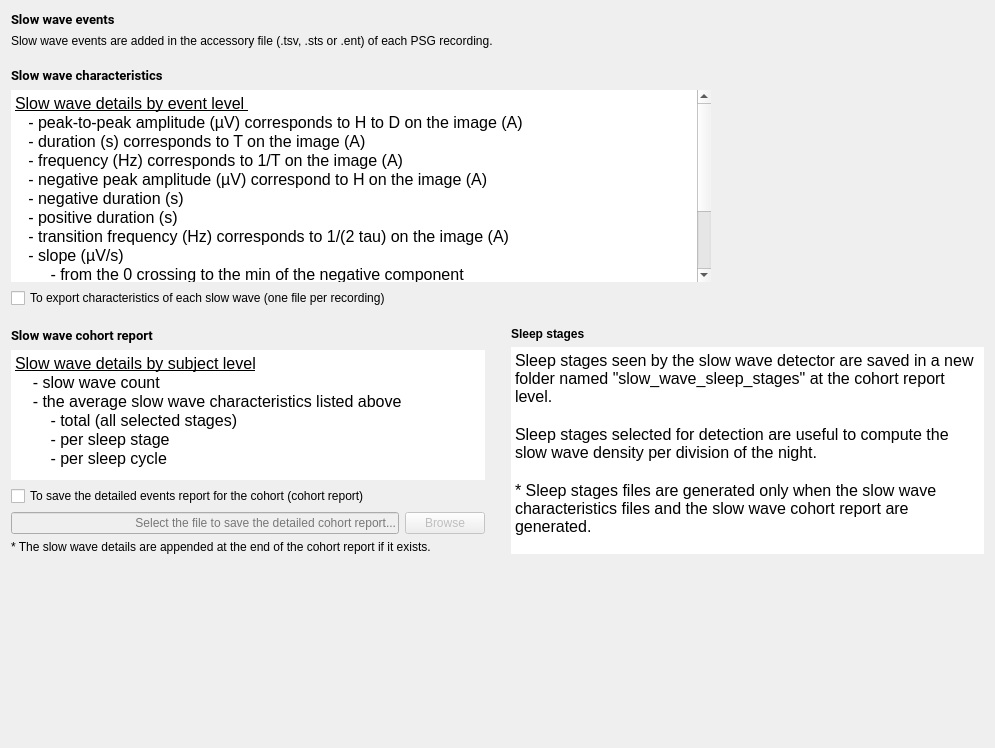
<?xml version="1.0" encoding="UTF-8"?>
<ui version="4.0">
 <class>SSWDSaveFiles</class>
 <widget class="QWidget" name="SSWDSaveFiles">
  <property name="geometry">
   <rect>
    <x>0</x>
    <y>0</y>
    <width>995</width>
    <height>748</height>
   </rect>
  </property>
  <property name="minimumSize">
   <size>
    <width>0</width>
    <height>0</height>
   </size>
  </property>
  <property name="windowTitle">
   <string/>
  </property>
  <property name="styleSheet">
   <string notr="true">font: 12pt &quot;Roboto&quot;;</string>
  </property>
  <layout class="QVBoxLayout" name="verticalLayout_4">
   <item>
    <widget class="QLabel" name="label_title">
     <property name="font">
      <font>
       <family>Roboto</family>
       <pointsize>10</pointsize>
       <weight>50</weight>
       <italic>false</italic>
       <bold>false</bold>
      </font>
     </property>
     <property name="text">
      <string>&lt;html&gt;&lt;head/&gt;&lt;body&gt;&lt;p&gt;&lt;span style=&quot; font-weight:600;&quot;&gt;Slow wave events&lt;/span&gt;&lt;/p&gt;&lt;/body&gt;&lt;/html&gt;</string>
     </property>
    </widget>
   </item>
   <item>
    <widget class="QLabel" name="label_3">
     <property name="text">
      <string>Slow wave events are added in the accessory file (.tsv, .sts or .ent) of each PSG recording.</string>
     </property>
    </widget>
   </item>
   <item>
    <spacer name="verticalSpacer_3">
     <property name="orientation">
      <enum>Qt::Vertical</enum>
     </property>
     <property name="sizeType">
      <enum>QSizePolicy::Fixed</enum>
     </property>
     <property name="sizeHint" stdset="0">
      <size>
       <width>20</width>
       <height>13</height>
      </size>
     </property>
    </spacer>
   </item>
   <item>
    <widget class="QLabel" name="label_title_2">
     <property name="font">
      <font>
       <family>Roboto</family>
       <pointsize>10</pointsize>
       <weight>50</weight>
       <italic>false</italic>
       <bold>false</bold>
      </font>
     </property>
     <property name="text">
      <string>&lt;html&gt;&lt;head/&gt;&lt;body&gt;&lt;p&gt;&lt;span style=&quot; font-weight:600;&quot;&gt;Slow wave characteristics&lt;/span&gt;&lt;/p&gt;&lt;/body&gt;&lt;/html&gt;</string>
     </property>
    </widget>
   </item>
   <item>
    <layout class="QHBoxLayout" name="horizontalLayout_2">
     <item>
      <layout class="QVBoxLayout" name="verticalLayout">
       <item>
        <widget class="QTextEdit" name="textEdit">
         <property name="maximumSize">
          <size>
           <width>700</width>
           <height>16777215</height>
          </size>
         </property>
         <property name="frameShape">
          <enum>QFrame::HLine</enum>
         </property>
         <property name="frameShadow">
          <enum>QFrame::Plain</enum>
         </property>
         <property name="lineWidth">
          <number>0</number>
         </property>
         <property name="readOnly">
          <bool>true</bool>
         </property>
         <property name="html">
          <string>&lt;!DOCTYPE HTML PUBLIC &quot;-//W3C//DTD HTML 4.0//EN&quot; &quot;http://www.w3.org/TR/REC-html40/strict.dtd&quot;&gt;
&lt;html&gt;&lt;head&gt;&lt;meta name=&quot;qrichtext&quot; content=&quot;1&quot; /&gt;&lt;style type=&quot;text/css&quot;&gt;
p, li { white-space: pre-wrap; }
&lt;/style&gt;&lt;/head&gt;&lt;body style=&quot; font-family:'Roboto'; font-size:12pt; font-weight:400; font-style:normal;&quot;&gt;
&lt;p style=&quot; margin-top:0px; margin-bottom:0px; margin-left:0px; margin-right:0px; -qt-block-indent:0; text-indent:0px;&quot;&gt;&lt;span style=&quot; font-family:'Ubuntu'; text-decoration: underline;&quot;&gt;Slow wave details by event level &lt;/span&gt;&lt;/p&gt;
&lt;p style=&quot; margin-top:0px; margin-bottom:0px; margin-left:0px; margin-right:0px; -qt-block-indent:0; text-indent:0px;&quot;&gt;&lt;span style=&quot; font-family:'Ubuntu';&quot;&gt;   - &lt;/span&gt;&lt;span style=&quot; font-family:'Droid Sans Mono','monospace','monospace'; color:#000000;&quot;&gt;peak-to-peak amplitude (µV) corresponds to H to D on the image (A)&lt;/span&gt;&lt;/p&gt;
&lt;p style=&quot; margin-top:0px; margin-bottom:0px; margin-left:0px; margin-right:0px; -qt-block-indent:0; text-indent:0px;&quot;&gt;&lt;span style=&quot; font-family:'Ubuntu';&quot;&gt;   - duration (s) corresponds to T &lt;/span&gt;&lt;span style=&quot; font-family:'Droid Sans Mono','monospace','monospace'; color:#000000;&quot;&gt;on the image (A)&lt;/span&gt;&lt;/p&gt;
&lt;p style=&quot; margin-top:0px; margin-bottom:0px; margin-left:0px; margin-right:0px; -qt-block-indent:0; text-indent:0px;&quot;&gt;&lt;span style=&quot; font-family:'Ubuntu';&quot;&gt;   - frequency (Hz) corresponds to 1/T &lt;/span&gt;&lt;span style=&quot; font-family:'Droid Sans Mono','monospace','monospace'; color:#000000;&quot;&gt;on the image (A)&lt;/span&gt;&lt;/p&gt;
&lt;p style=&quot; margin-top:0px; margin-bottom:0px; margin-left:0px; margin-right:0px; -qt-block-indent:0; text-indent:0px;&quot;&gt;&lt;span style=&quot; font-family:'Ubuntu';&quot;&gt;   - &lt;/span&gt;&lt;span style=&quot; font-family:'Arial','sans-serif'; color:#000000; background-color:transparent;&quot;&gt;negative peak amplitude &lt;/span&gt;&lt;span style=&quot; font-family:'Droid Sans Mono','monospace','monospace'; color:#000000;&quot;&gt;(µV) correspond to H on the image (A)&lt;/span&gt;&lt;/p&gt;
&lt;p style=&quot; margin-top:0px; margin-bottom:0px; margin-left:0px; margin-right:0px; -qt-block-indent:0; text-indent:0px;&quot;&gt;&lt;span style=&quot; font-family:'Droid Sans Mono','monospace','monospace'; color:#000000;&quot;&gt;   - &lt;/span&gt;&lt;a name=&quot;docs-internal-guid-7597fb9e-7fff-dd5c-4478-b33f09691339&quot;&gt;&lt;/a&gt;&lt;span style=&quot; font-family:'Arial','sans-serif'; color:#000000; background-color:transparent;&quot;&gt;n&lt;/span&gt;&lt;span style=&quot; font-family:'Arial','sans-serif'; color:#000000; background-color:transparent;&quot;&gt;egative duration (s) &lt;/span&gt;&lt;/p&gt;
&lt;p style=&quot; margin-top:0px; margin-bottom:0px; margin-left:0px; margin-right:0px; -qt-block-indent:0; text-indent:0px;&quot;&gt;&lt;span style=&quot; font-family:'Arial','sans-serif'; color:#000000; background-color:transparent;&quot;&gt;   - &lt;/span&gt;&lt;a name=&quot;docs-internal-guid-f6ea236d-7fff-1fb4-6202-3e00854b0b90&quot;&gt;&lt;/a&gt;&lt;span style=&quot; font-family:'Arial','sans-serif'; color:#000000; background-color:transparent;&quot;&gt;p&lt;/span&gt;&lt;span style=&quot; font-family:'Arial','sans-serif'; color:#000000; background-color:transparent;&quot;&gt;ositive duration (s)&lt;/span&gt;&lt;/p&gt;
&lt;p style=&quot; margin-top:0px; margin-bottom:0px; margin-left:0px; margin-right:0px; -qt-block-indent:0; text-indent:0px;&quot;&gt;&lt;span style=&quot; font-family:'Droid Sans Mono','monospace','monospace'; color:#000000;&quot;&gt;   - transition frequency (Hz) corresponds to 1/(2 tau) on the image (A)&lt;/span&gt;&lt;/p&gt;
&lt;p style=&quot; margin-top:0px; margin-bottom:0px; margin-left:0px; margin-right:0px; -qt-block-indent:0; text-indent:0px;&quot;&gt;&lt;span style=&quot; font-family:'Droid Sans Mono','monospace','monospace'; color:#000000;&quot;&gt;   - slope (µV/s)&lt;/span&gt;&lt;/p&gt;
&lt;p style=&quot; margin-top:0px; margin-bottom:0px; margin-left:0px; margin-right:0px; -qt-block-indent:0; text-indent:0px;&quot;&gt;&lt;span style=&quot; font-family:'Droid Sans Mono','monospace','monospace'; color:#000000;&quot;&gt;        - from the 0 crossing to the min of the negative component&lt;/span&gt;&lt;/p&gt;
&lt;p style=&quot; margin-top:0px; margin-bottom:0px; margin-left:0px; margin-right:0px; -qt-block-indent:0; text-indent:0px;&quot;&gt;&lt;span style=&quot; font-family:'Droid Sans Mono','monospace','monospace'; color:#000000;&quot;&gt;        - from the min of the negative component to the max of the positive component&lt;/span&gt;&lt;/p&gt;
&lt;p style=&quot; margin-top:0px; margin-bottom:0px; margin-left:0px; margin-right:0px; -qt-block-indent:0; text-indent:0px;&quot;&gt;&lt;span style=&quot; font-family:'Droid Sans Mono','monospace','monospace'; color:#000000;&quot;&gt;        - from the max of the positive to the 0 crossing&lt;/span&gt;&lt;/p&gt;
&lt;p style=&quot;-qt-paragraph-type:empty; margin-top:0px; margin-bottom:0px; margin-left:0px; margin-right:0px; -qt-block-indent:0; text-indent:0px; font-family:'Droid Sans Mono','monospace','monospace'; color:#000000;&quot;&gt;&lt;br /&gt;&lt;/p&gt;
&lt;p style=&quot; margin-top:0px; margin-bottom:0px; margin-left:0px; margin-right:0px; -qt-block-indent:0; text-indent:0px;&quot;&gt;&lt;span style=&quot; font-family:'Droid Sans Mono','monospace','monospace'; color:#000000;&quot;&gt;*Files are saved in a new folder named &amp;quot;slow_waves_characteristics&amp;quot; at the cohort report level.&lt;/span&gt;&lt;/p&gt;
&lt;p style=&quot; margin-top:0px; margin-bottom:0px; margin-left:0px; margin-right:0px; -qt-block-indent:0; text-indent:0px;&quot;&gt;&lt;span style=&quot; font-family:'Droid Sans Mono','monospace','monospace'; color:#000000;&quot;&gt;*Without the cohort report : each file is saved in the same folder as the PSG file.&lt;/span&gt;&lt;/p&gt;&lt;/body&gt;&lt;/html&gt;</string>
         </property>
        </widget>
       </item>
       <item>
        <widget class="QCheckBox" name="checkBox_export_sw">
         <property name="text">
          <string>To export characteristics of each slow wave (one file per recording)</string>
         </property>
        </widget>
       </item>
      </layout>
     </item>
     <item>
      <widget class="QLabel" name="image">
       <property name="lineWidth">
        <number>0</number>
       </property>
       <property name="text">
        <string/>
       </property>
       <property name="pixmap">
        <pixmap resource="criteria.qrc">:/criteria/phase_slow_wave_small.jpg</pixmap>
       </property>
       <property name="alignment">
        <set>Qt::AlignCenter</set>
       </property>
      </widget>
     </item>
    </layout>
   </item>
   <item>
    <spacer name="verticalSpacer_2">
     <property name="orientation">
      <enum>Qt::Vertical</enum>
     </property>
     <property name="sizeType">
      <enum>QSizePolicy::Fixed</enum>
     </property>
     <property name="sizeHint" stdset="0">
      <size>
       <width>20</width>
       <height>13</height>
      </size>
     </property>
    </spacer>
   </item>
   <item>
    <layout class="QHBoxLayout" name="horizontalLayout_4">
     <item>
      <layout class="QVBoxLayout" name="verticalLayout_2">
       <item>
        <widget class="QLabel" name="label">
         <property name="font">
          <font>
           <family>Roboto</family>
           <pointsize>10</pointsize>
           <weight>50</weight>
           <italic>false</italic>
           <bold>false</bold>
          </font>
         </property>
         <property name="text">
          <string>&lt;html&gt;&lt;head/&gt;&lt;body&gt;&lt;p&gt;&lt;span style=&quot; font-weight:600;&quot;&gt;Slow wave cohort report&lt;/span&gt;&lt;/p&gt;&lt;/body&gt;&lt;/html&gt;</string>
         </property>
        </widget>
       </item>
       <item>
        <widget class="QTextEdit" name="textEdit_2">
         <property name="maximumSize">
          <size>
           <width>16777215</width>
           <height>130</height>
          </size>
         </property>
         <property name="frameShape">
          <enum>QFrame::HLine</enum>
         </property>
         <property name="frameShadow">
          <enum>QFrame::Plain</enum>
         </property>
         <property name="lineWidth">
          <number>0</number>
         </property>
         <property name="readOnly">
          <bool>true</bool>
         </property>
         <property name="html">
          <string>&lt;!DOCTYPE HTML PUBLIC &quot;-//W3C//DTD HTML 4.0//EN&quot; &quot;http://www.w3.org/TR/REC-html40/strict.dtd&quot;&gt;
&lt;html&gt;&lt;head&gt;&lt;meta name=&quot;qrichtext&quot; content=&quot;1&quot; /&gt;&lt;style type=&quot;text/css&quot;&gt;
p, li { white-space: pre-wrap; }
&lt;/style&gt;&lt;/head&gt;&lt;body style=&quot; font-family:'Roboto'; font-size:12pt; font-weight:400; font-style:normal;&quot;&gt;
&lt;p style=&quot; margin-top:0px; margin-bottom:0px; margin-left:0px; margin-right:0px; -qt-block-indent:0; text-indent:0px;&quot;&gt;&lt;span style=&quot; font-family:'Ubuntu'; text-decoration: underline;&quot;&gt;Slow wave details by subject level&lt;/span&gt;&lt;/p&gt;
&lt;p style=&quot; margin-top:0px; margin-bottom:0px; margin-left:0px; margin-right:0px; -qt-block-indent:0; text-indent:0px;&quot;&gt;&lt;span style=&quot; font-family:'Ubuntu';&quot;&gt;    - slow wave count&lt;/span&gt;&lt;/p&gt;
&lt;p style=&quot; margin-top:0px; margin-bottom:0px; margin-left:0px; margin-right:0px; -qt-block-indent:0; text-indent:0px;&quot;&gt;&lt;span style=&quot; font-family:'Ubuntu';&quot;&gt;    - the average slow wave characteristics listed above&lt;/span&gt;&lt;/p&gt;
&lt;p style=&quot; margin-top:0px; margin-bottom:0px; margin-left:0px; margin-right:0px; -qt-block-indent:0; text-indent:0px;&quot;&gt;&lt;span style=&quot; font-family:'Ubuntu';&quot;&gt;        - total (all selected stages)&lt;/span&gt;&lt;/p&gt;
&lt;p style=&quot; margin-top:0px; margin-bottom:0px; margin-left:0px; margin-right:0px; -qt-block-indent:0; text-indent:0px;&quot;&gt;&lt;span style=&quot; font-family:'Ubuntu';&quot;&gt;        - per sleep stage&lt;/span&gt;&lt;/p&gt;
&lt;p style=&quot; margin-top:0px; margin-bottom:0px; margin-left:0px; margin-right:0px; -qt-block-indent:0; text-indent:0px;&quot;&gt;&lt;span style=&quot; font-family:'Ubuntu';&quot;&gt;        - per sleep cycle&lt;/span&gt;&lt;/p&gt;&lt;/body&gt;&lt;/html&gt;</string>
         </property>
        </widget>
       </item>
       <item>
        <layout class="QHBoxLayout" name="horizontalLayout_3">
         <item>
          <widget class="QCheckBox" name="checkBox_save_cohort">
           <property name="sizePolicy">
            <sizepolicy hsizetype="Expanding" vsizetype="Fixed">
             <horstretch>0</horstretch>
             <verstretch>0</verstretch>
            </sizepolicy>
           </property>
           <property name="maximumSize">
            <size>
             <width>16777215</width>
             <height>16777215</height>
            </size>
           </property>
           <property name="text">
            <string>To save the detailed events report for the cohort (cohort report)</string>
           </property>
          </widget>
         </item>
        </layout>
       </item>
       <item>
        <layout class="QHBoxLayout" name="horizontalLayout">
         <item>
          <widget class="QLineEdit" name="lineEdit_cohort_report">
           <property name="enabled">
            <bool>false</bool>
           </property>
           <property name="maximumSize">
            <size>
             <width>16777215</width>
             <height>16777215</height>
            </size>
           </property>
           <property name="alignment">
            <set>Qt::AlignRight|Qt::AlignTrailing|Qt::AlignVCenter</set>
           </property>
           <property name="placeholderText">
            <string>Select the file to save the detailed cohort report...</string>
           </property>
          </widget>
         </item>
         <item>
          <widget class="QPushButton" name="pushButto_browse">
           <property name="enabled">
            <bool>false</bool>
           </property>
           <property name="sizePolicy">
            <sizepolicy hsizetype="Fixed" vsizetype="Fixed">
             <horstretch>0</horstretch>
             <verstretch>0</verstretch>
            </sizepolicy>
           </property>
           <property name="text">
            <string>Browse</string>
           </property>
          </widget>
         </item>
        </layout>
       </item>
       <item>
        <widget class="QLabel" name="label_2">
         <property name="text">
          <string>* The slow wave details are appended at the end of the cohort report if it exists.</string>
         </property>
        </widget>
       </item>
      </layout>
     </item>
     <item>
      <spacer name="horizontalSpacer_4">
       <property name="orientation">
        <enum>Qt::Horizontal</enum>
       </property>
       <property name="sizeType">
        <enum>QSizePolicy::Fixed</enum>
       </property>
       <property name="sizeHint" stdset="0">
        <size>
         <width>20</width>
         <height>20</height>
        </size>
       </property>
      </spacer>
     </item>
     <item>
      <layout class="QVBoxLayout" name="verticalLayout_3">
       <item>
        <widget class="QLabel" name="label_6">
         <property name="text">
          <string>&lt;html&gt;&lt;head/&gt;&lt;body&gt;&lt;p&gt;&lt;span style=&quot; font-weight:600;&quot;&gt;Sleep stages&lt;/span&gt;&lt;/p&gt;&lt;/body&gt;&lt;/html&gt;</string>
         </property>
        </widget>
       </item>
       <item>
        <widget class="QTextEdit" name="textEdit_3">
         <property name="frameShape">
          <enum>QFrame::HLine</enum>
         </property>
         <property name="frameShadow">
          <enum>QFrame::Plain</enum>
         </property>
         <property name="lineWidth">
          <number>0</number>
         </property>
         <property name="readOnly">
          <bool>true</bool>
         </property>
         <property name="html">
          <string>&lt;!DOCTYPE HTML PUBLIC &quot;-//W3C//DTD HTML 4.0//EN&quot; &quot;http://www.w3.org/TR/REC-html40/strict.dtd&quot;&gt;
&lt;html&gt;&lt;head&gt;&lt;meta name=&quot;qrichtext&quot; content=&quot;1&quot; /&gt;&lt;style type=&quot;text/css&quot;&gt;
p, li { white-space: pre-wrap; }
&lt;/style&gt;&lt;/head&gt;&lt;body style=&quot; font-family:'Roboto'; font-size:12pt; font-weight:400; font-style:normal;&quot;&gt;
&lt;p style=&quot; margin-top:0px; margin-bottom:0px; margin-left:0px; margin-right:0px; -qt-block-indent:0; text-indent:0px;&quot;&gt;Sleep stages seen by the slow wave detector are saved in a new folder named &amp;quot;slow_wave_sleep_stages&amp;quot; at the cohort report level.  &lt;/p&gt;
&lt;p style=&quot;-qt-paragraph-type:empty; margin-top:0px; margin-bottom:0px; margin-left:0px; margin-right:0px; -qt-block-indent:0; text-indent:0px;&quot;&gt;&lt;br /&gt;&lt;/p&gt;
&lt;p style=&quot; margin-top:0px; margin-bottom:0px; margin-left:0px; margin-right:0px; -qt-block-indent:0; text-indent:0px;&quot;&gt;Sleep stages selected for detection are useful to compute the slow wave density per division of the night.&lt;/p&gt;
&lt;p style=&quot;-qt-paragraph-type:empty; margin-top:0px; margin-bottom:0px; margin-left:0px; margin-right:0px; -qt-block-indent:0; text-indent:0px;&quot;&gt;&lt;br /&gt;&lt;/p&gt;
&lt;p style=&quot; margin-top:0px; margin-bottom:0px; margin-left:0px; margin-right:0px; -qt-block-indent:0; text-indent:0px;&quot;&gt;* Sleep stages files are generated only when the slow wave characteristics files and the slow wave cohort report are generated.&lt;/p&gt;&lt;/body&gt;&lt;/html&gt;</string>
         </property>
        </widget>
       </item>
      </layout>
     </item>
    </layout>
   </item>
   <item>
    <spacer name="verticalSpacer">
     <property name="orientation">
      <enum>Qt::Vertical</enum>
     </property>
     <property name="sizeType">
      <enum>QSizePolicy::Expanding</enum>
     </property>
     <property name="sizeHint" stdset="0">
      <size>
       <width>20</width>
       <height>28</height>
      </size>
     </property>
    </spacer>
   </item>
  </layout>
 </widget>
 <resources>
  <include location="../../../../../scinodes_poc/src/main/python/ui/themes/themes.qrc"/>
  <include location="criteria.qrc"/>
 </resources>
 <connections>
  <connection>
   <sender>checkBox_export_sw</sender>
   <signal>clicked()</signal>
   <receiver>SSWDSaveFiles</receiver>
   <slot>check_export_sw_file_slot()</slot>
   <hints>
    <hint type="sourcelabel">
     <x>247</x>
     <y>291</y>
    </hint>
    <hint type="destinationlabel">
     <x>422</x>
     <y>405</y>
    </hint>
   </hints>
  </connection>
  <connection>
   <sender>pushButto_browse</sender>
   <signal>clicked()</signal>
   <receiver>SSWDSaveFiles</receiver>
   <slot>browse_cohort_slot()</slot>
   <hints>
    <hint type="sourcelabel">
     <x>445</x>
     <y>557</y>
    </hint>
    <hint type="destinationlabel">
     <x>422</x>
     <y>405</y>
    </hint>
   </hints>
  </connection>
  <connection>
   <sender>checkBox_save_cohort</sender>
   <signal>clicked()</signal>
   <receiver>SSWDSaveFiles</receiver>
   <slot>check_save_cohort_slot()</slot>
   <hints>
    <hint type="sourcelabel">
     <x>247</x>
     <y>529</y>
    </hint>
    <hint type="destinationlabel">
     <x>422</x>
     <y>405</y>
    </hint>
   </hints>
  </connection>
 </connections>
 <slots>
  <slot>choose_slot()</slot>
  <slot>input_format_changed_slot()</slot>
  <slot>browse_cohort_slot()</slot>
  <slot>check_save_cohort_slot()</slot>
  <slot>check_export_sw_file_slot()</slot>
 </slots>
</ui>
